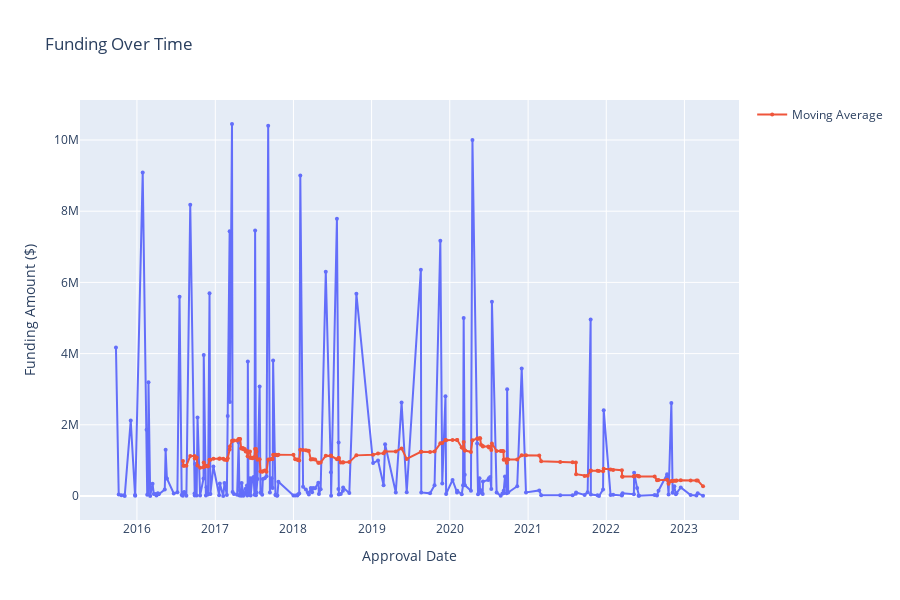

Notebook cell for this chart:
### Markdown cell above
#### Chart - Funding Over Time
- The line chart will show how funding has changed over time. This can help in identifying any trends or patterns in funding allocation.
- The moving average line (e.g., 30-day moving average) helps to smooth out short-term fluctuations and highlight the overall trend.This can be particularly useful for identifying long-term trends in funding over time.

#### Observations

1. **Volatility in Funding**:
   - Considerable fluctuations are observed in the funding allocations, characterized by multiple peaks representing periods of heightened funding.
   - These peaks are interspersed with intervals of reduced funding, indicating fluctuations in the approval of substantial funding amounts.

2. **Identifiable Peaks**:
   - Prominent peaks are identifiable in the years 2017, 2018, 2019, and 2020, with funding exceeding $8 million and nearing $10 million in certain instances.
   - These spikes may align with specific occurrences, initiatives, or sizable projects that secured substantial funding during those specific time frames for instance covid19 pandemic.

3. **Smoothing by Moving Average**:
   - The moving average line (depicted in red) serves to mitigate the fluctuations, offering a more lucid depiction of the overarching pattern.
   - Analysis of the moving average reveals a consistent average funding per approval ranging between $1 million to $2 million, with minor deviations across time periods.

4. **Decreasing Trend in Recent Years**:
   - Examination of the moving average unveils a gradual decline in the latter years (2022-2023), implying a potential decrease in the average funding per project or a decline in high-value approvals in recent times.

### Code cell
# Convert Approval Date to datetime if not already done
df['Approval Date'] = pd.to_datetime(df['Approval Date'])

# Aggregate data by Approval Date
df_aggregated = df.groupby('Approval Date')['Actual Contractual Commitment ($)'].sum().reset_index()

# Add a moving average column
df_aggregated['Moving Average'] = df_aggregated['Actual Contractual Commitment ($)'].rolling(window=30).mean()

# Create the line plot
fig = px.line(df_aggregated, x='Approval Date', y='Actual Contractual Commitment ($)', title='Funding Over Time', 
              labels={'Actual Contractual Commitment ($)': 'Funding Amount ($)'})

# Add the moving average to the plot
fig.add_scatter(x=df_aggregated['Approval Date'], y=df_aggregated['Moving Average'], mode='lines', name='Moving Average')

fig.update_traces(mode='lines+markers', marker=dict(size=4))

fig.update_layout(
    height=600,
    xaxis_title='Approval Date',
    yaxis_title='Funding Amount ($)',
    xaxis=dict(showgrid=True),
    yaxis=dict(showgrid=True)
)

fig.show()

### Figure 1 — Plotly figure (JSON) as saved in the notebook; plotly's stock layout.template omitted (floating-point values rounded to 4 significant figures; data arrays with more than 128 entries replaced by an {"elided": "..."} marker saying what was removed)
{"data": [{"hovertemplate": "Approval Date=%{x}<br>Funding Amount ($)=%{y}<extra></extra>", "legendgroup": "", "line": {"color": "#636efa", "dash": "solid"}, "marker": {"size": 4, "symbol": "circle"}, "mode": "lines+markers", "name": "", "orientation": "v", "showlegend": false, "type": "scatter", "x": {"elided": "218 str values"}, "xaxis": "x", "y": {"elided": "218 int values"}, "yaxis": "y"}, {"marker": {"size": 4}, "mode": "lines+markers", "name": "Moving Average", "type": "scatter", "x": {"elided": "218 str values"}, "y": {"elided": "218 float values"}}], "layout": {"height": 600, "legend": {"tracegroupgap": 0}, "title": {"text": "Funding Over Time"}, "xaxis": {"anchor": "y", "domain": [0, 1], "showgrid": true, "title": {"text": "Approval Date"}}, "yaxis": {"anchor": "x", "domain": [0, 1], "showgrid": true, "title": {"text": "Funding Amount ($)"}}}}
